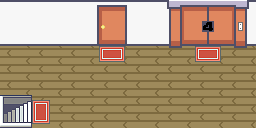

A 2D game scene composited from a Tiled map and its tileset images. What follows is a short description and the map's XML, with each tile layer's data collapsed to a summary:
An orthogonal 8x4 tile map with 32x32 px tiles, 2 tile layers (collision, carte).

<map version="1.0" orientation="orthogonal" width="8" height="4" tilewidth="32" tileheight="32">
 <tileset firstgid="1" name="Etages " tilewidth="32" tileheight="32">
  <image source="../images/levels/floors.png" width="256" height="896" />
 </tileset>
 <layer name="collision" width="8" height="4">
  <data>[32 cells, 14 non-empty, 1 distinct tile ids]</data>
 </layer>
 <layer name="carte" width="8" height="4">
  <data>[32 cells, 32 non-empty, 32 distinct tile ids]</data>
 </layer>
</map>